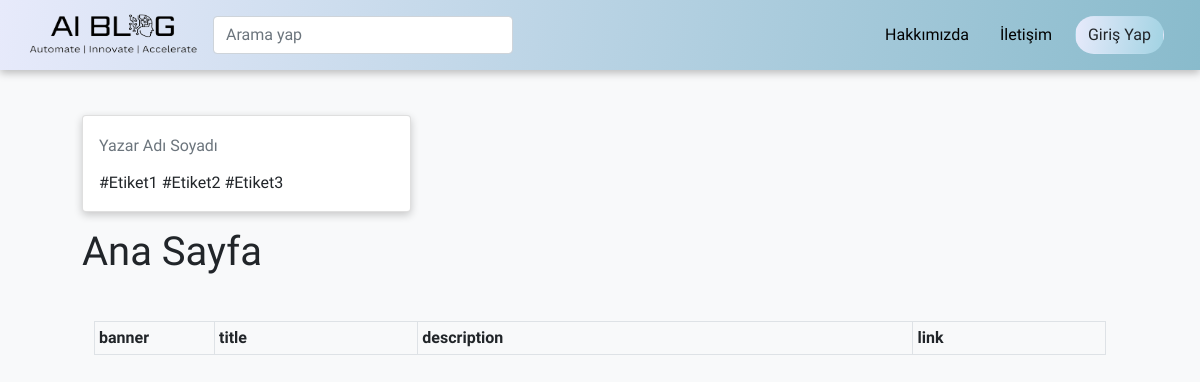
The app's page /, older data.
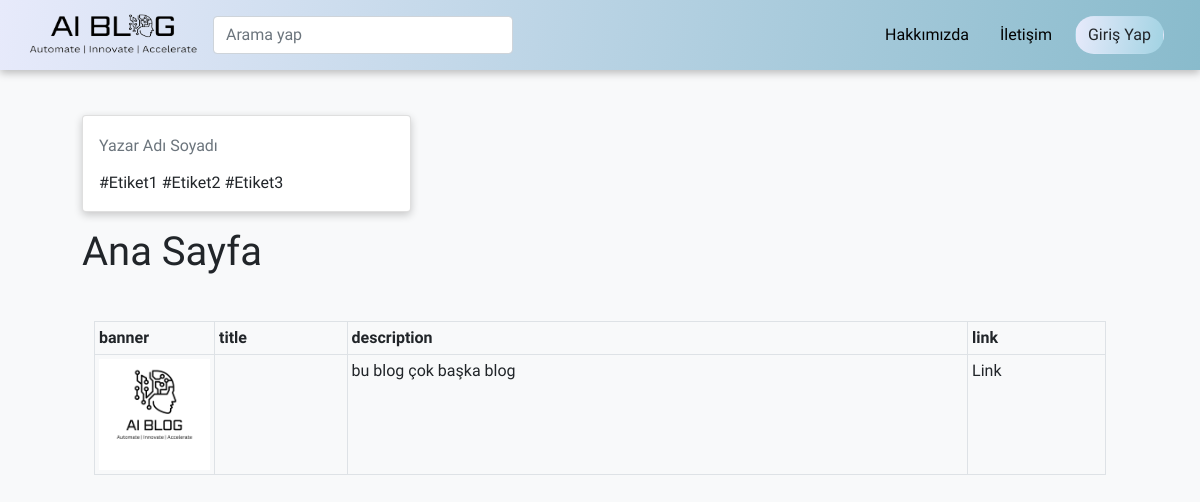
The same page, newer data.
### author/models.py (models this page shows, shortened)
class Blog(models.Model):
    draft = models.ForeignKey(Draft, on_delete=models.CASCADE)
    banner = models.ImageField(upload_to="banners/")
    slug = models.SlugField(default="", blank=True, null=False, unique=True, db_index=True)
    description = models.TextField(max_length=250)
    tags = models.CharField(max_length=500)
    date = models.DateField(auto_now=True)
    author = models.ForeignKey(Author, on_delete=models.CASCADE)
    likes = models.ManyToManyField(User, related_name='blog_posts')
    tags = TaggableManager()
    interaction = models.IntegerField(default=0)
    favorite = models.ManyToManyField(User, related_name='favorite_posts', blank=True)

### general/views.py (the view)
# urls.py: path('', views.index),
def index(request):
    blogs = Blog.objects.all()
    return render(request, 'general/index.html', {"blogs":blogs})

### templates/general/index.html (shortened to what this page needs)
{% extends 'layout.html'%}
{% block content %}
<div class="container">
    <div class="row">
        <div class="col-md-4">
          <div class="card mb-3">
            <div class="card-body">
              <h6 class="card-subtitle mb-2 text-muted"><a href="#"> Yazar Adı Soyadı</a></h6>
              <button type="button" class="btn bookmark"></button>
              <div class="tags">
                <a href="#" class="tag">#Etiket1</a>
                <a href="#" class="tag">#Etiket2</a>
                <a href="#" class="tag">#Etiket3</a>
              </div>
            </div>
          </div>
        </div>
      </div>
<h1>Ana Sayfa</h1>
<div class="container">
    <div class="row">
        <div class="col-12">
            <table class="table table-sm table-bordered">
                <thead>
                    <tr>
                        <th style="width:120px;">banner</th>
                        <th>title</th>
                        <th>description</th>
                        <th>link</th>
                    </tr>
                </thead>
                <tbody>
                    {% for blog in blogs %}
                        <tr>
                            <td>
                                <img src="{{ blog.banner.url }}" alt="banner" class="img-fluid">
                            </td>
                            <td>{{blog.title}}</td>
                            <td>{{blog.description}}</td>
                            <td>
                                <a href="{% url 'blogbyslug' blog.slug %}"> Link </a>
                            </td>
                        </tr>
                    {% endfor %}
                </tbody>
            </table>
        </div>
    </div>
</div>
{% endblock content %}

Row changes from the older to the newer data that the page shows:
added Blog: banner (picture), description "bu blog çok başka blog"
